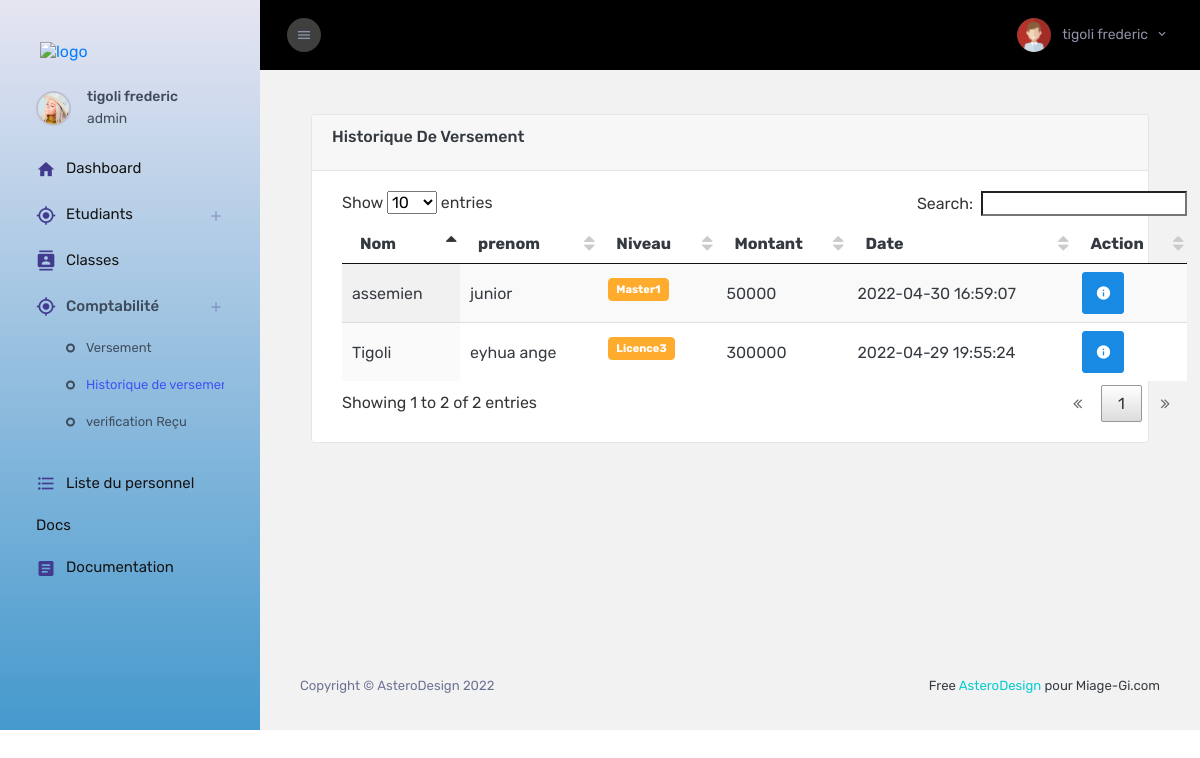
Page /pages/historiqueVers.php (signed in) on the committed database.
### tables this page shows
CREATE TABLE IF NOT EXISTS `user` (
  `id_user` int(11) NOT NULL AUTO_INCREMENT,
  `nom` varchar(255) NOT NULL,
  `prenom` varchar(255) NOT NULL,
  `id_role` int(11) NOT NULL,
  `login` varchar(255) NOT NULL,
  `password` varchar(255) NOT NULL,
  `id_sexe` int(11) NOT NULL,
  PRIMARY KEY (`id_user`),
  KEY `id_role` (`id_role`),
  KEY `id_sexe` (`id_sexe`)
);

CREATE TABLE IF NOT EXISTS `versement` (
  `id_vers` int(11) NOT NULL AUTO_INCREMENT,
  `id_etud` int(11) NOT NULL,
  `date` varchar(225) NOT NULL,
  `montant_vers` int(11) NOT NULL,
  `rest` int(11) NOT NULL,
  `num_vers` int(11) NOT NULL,
  PRIMARY KEY (`id_vers`),
  KEY `id_etud` (`id_etud`)
);

CREATE TABLE IF NOT EXISTS `etudiants` (
  `id_etud` int(11) NOT NULL AUTO_INCREMENT,
  `nom_etud` varchar(255) NOT NULL,
  `Prenom_etud` varchar(255) NOT NULL,
  `Dat_naiss` varchar(255) NOT NULL,
  `lieu_naiss` varchar(255) NOT NULL,
  `nationalite` varchar(255) NOT NULL,
  `id_niveau` int(11) NOT NULL,
  `id_sexe` int(11) NOT NULL,
  `photo` varchar(255) NOT NULL,
  `email` varchar(255) NOT NULL,
  `tel` varchar(11) NOT NULL,
  `tel_parent` varchar(11) NOT NULL,
  `anneescol` varchar(225) NOT NULL,
  PRIMARY KEY (`id_etud`),
  KEY `id_niveau` (`id_niveau`),
  KEY `id_sexe` (`id_sexe`)
);

CREATE TABLE IF NOT EXISTS `niveau` (
  `id_niveau` int(11) NOT NULL AUTO_INCREMENT,
  `libel_niveau` varchar(255) NOT NULL,
  PRIMARY KEY (`id_niveau`)
);

### pages/historiqueVers.php (the view, shortened to what this page needs)
<!DOCTYPE html>
<html lang="fr">
    <head>
        <?php
        include('../includes/config.php');
        include "head.php";
        if(strlen($_SESSION['id_user'])==0)
    {
        header('location:login.php');
    }else{
        $iduser = $_SESSION['id_user'];
        $query = mysqli_query($con,"SELECT * FROM user WHERE id_user='$iduser'");
        $rst = mysqli_fetch_array($query);
    }
        ?>
    </head>
    <body>
        <div class="container-scroller">
        <?php
            if($rst['id_role'] == 2){
            include "sidebarSec.php";
            }elseif($rst['id_role'] == 3){
            include "sidebarCompt.php";
            }else{
            include "sidebar.php";
            }
        ?>
            <div class="container-fluid page-body-wrapper">
            <?php include "header.php"?>
                <div class="main-panel">
                    <div class="content-wrapper pb-0">
                        <div class="col-12">
                            <div class="card">
                                <div class="card-header">
                                    <h4 class="card-title">Historique de versement</h4>
                                </div>
                                <div class="card-body">
                                    <div class="table-responsive">
                                        <table id="example" class="display" style="min-width: 845px">
                                            <thead>
                                                <tr>
                                                    <th>Nom</th>
                                                    <th>prenom</th>
                                                    <th>Niveau</th>
                                                    <th>Montant</th>
                                                    <th>Date</th>
                                                    <th>Action</th>
                                                </tr>
                                            </thead>
                                            <tbody>
                                            <?php
                                                $cpt = 0;
                                                $sql = mysqli_query($con,"SELECT * FROM versement");
                                                while($result = mysqli_fetch_array($sql)){
                                            ?>
                                                <tr>
                                                    <?php
                                                        $idetud = $result['id_etud'];
                                                        $sql2 = mysqli_query($con,"SELECT * FROM etudiants WHERE id_etud='$idetud'");
                                                        $result2 = mysqli_fetch_array($sql2);
                                                    ?>
                                                    <td><?=$result2['nom_etud'] ?></td>
                                                    <td><?=$result2['Prenom_etud'] ?></td>
                                                    <td>
                                                        <?php
                                                            $idNiv = $result2['id_niveau'];
                                                            $sql1 = mysqli_query($con, "SELECT * FROM niveau WHERE id_niveau ='$idNiv'");
                                                            $rst1 = mysqli_fetch_array($sql1);
                                                        ?>
                                                        <label class="badge badge-warning"><?=$rst1['libel_niveau'] ?></label>
                                                    </td>
                                                    <td><?=$result['montant_vers']?></td>
                                                    <td>
                                                        <?=$result['date']?>
                                                    </td>
                                                    <td>
                                                        <button type="button" class="btn btn-info btn-icon btn-icon-text"
                                                            data-bs-toggle="modal" data-bs-target=".bd-example-modal-sm<?=$cpt?>">
                                                            <i class="mdi mdi-information"></i>
                                                        </button>
                                                    </td>
                                                </tr>
                                            <?php
                                            $cpt++;
                                            } ?>
                                            </tbody>
                                        </table>
                                    </div>
                                </div>
                            </div>
                        </div>
                    </div>
                    <footer class="footer">
                        <div class="d-sm-flex justify-content-center justify-content-sm-between">
                            <span class="text-muted d-block text-center text-sm-left d-sm-inline-block">Copyright ©
                                AsteroDesign 2022</span>
                            <span class="float-none float-sm-right d-block mt-1 mt-sm-0 text-center"> Free <a
                                    href="http://asterodesign.ml/" target="_blank">AsteroDesign</a> pour Miage-Gi.com</span>
                        </div>
                    </footer>
                </div>
            </div>
        </div>
    </body>
</html>

### pages/sidebar.php (shortened to what this page needs)
<nav class="sidebar sidebar-offcanvas" id="sidebar">
      <div class="text-center sidebar-brand-wrapper d-flex align-items-center">
      <a class='sidebar-brand brand-logo' href='index.html'><img src='../assets/images/Miage_logo.png' alt='logo' /></a>
      </div>
      <ul class="nav">
        <li class="nav-item nav-profile">
          <a href="#" class="nav-link">
            <div class="nav-profile-image">
              <img src="../assets/images/faces/face1.jpg" alt="profile" />
            </div>
            <div class="nav-profile-text d-flex flex-column pr-3">
              <span class="font-weight-medium mb-2"><?=$rst['nom']?> <?=$rst['prenom']?></span>
              <span class="font-weight-normal"><?=$rst['login']?></span>
            </div>
          </a>
        </li>
        <li class="nav-item">
          <a class="nav-link" href="dashAdmin/index.php">
            <i class="mdi mdi-home menu-icon"></i>
            <span class="menu-title">Dashboard</span>
          </a>
        </li>
        <li class="nav-item">
          <a class="nav-link" data-toggle="collapse" href="#ui-basic" aria-expanded="false" aria-controls="ui-basic">
            <i class="mdi mdi-crosshairs-gps menu-icon"></i>
            <span class="menu-title">Etudiants</span>
            <i class="menu-arrow"></i>
          </a>
        </li>
        <li class="nav-item">
          <a class="nav-link" href="manage_classe.php">
            <i class="mdi mdi-contacts menu-icon"></i>
            <span class="menu-title">Classes</span>
          </a>
        </li>
        <li class="nav-item">
          <a class="nav-link" data-toggle="collapse" href="#ui-basic" aria-expanded="false" aria-controls="ui-basic">
            <i class="mdi mdi-crosshairs-gps menu-icon"></i>
            <span class="menu-title">Comptabilité</span>
            <i class="menu-arrow"></i>
          </a>
          <div class="collapse" id="ui-basic">
            <ul class="nav flex-column sub-menu">
              <li class="nav-item">
                <a class="nav-link" href="listeVersEtud.php">Versement</a>
              </li>
              <li class="nav-item">
                <a class="nav-link" href="historiqueVers.php">Historique de versement</a>
              </li>
              <li class="nav-item">
                <a class="nav-link" href="scan.php">verification Reçu</a>
              </li>
            </ul>
          </div>
        </li>
        <li class="nav-item">
          <a class="nav-link" href="List_persl.php">
            <i class="mdi mdi-format-list-bulleted menu-icon"></i>
            <span class="menu-title">Liste du personnel</span>
          </a>
        </li>
        <li class="nav-item">
          <span class="nav-link" href="#">
            <span class="menu-title">Docs</span>
          </span>
        </li>
        <li class="nav-item">
          <a class="nav-link" href="https://www.bootstrapdash.com/demo/breeze-free/documentation/documentation.php">
            <i class="mdi mdi-file-document-box menu-icon"></i>
            <span class="menu-title">Documentation</span>
          </a>
        </li>
      </ul>
    </nav>

### pages/header.php (shortened to what this page needs)
<nav class="navbar col-lg-12 col-12 p-lg-0 fixed-top d-flex flex-row">
  <div class="navbar-menu-wrapper d-flex align-items-stretch justify-content-between">
    <button class="navbar-toggler navbar-toggler align-self-center mr-2" type="button" data-toggle="minimize">
      <i class="mdi mdi-menu"></i>
    </button>
    <ul class="navbar-nav navbar-nav-right ml-lg-auto">
      <li class="nav-item nav-profile dropdown border-0">
        <a class="nav-link dropdown-toggle" id="profileDropdown" href="#" data-toggle="dropdown">
          <img class="nav-profile-img mr-2" alt="" src="../assets/images/faces-clipart/pic-1.png" />
          <span class="profile-name"><?=$rst['nom']?> <?=$rst['prenom']?></span>
        </a>
      </li>
    </ul>
  </div>
</nav>

### rows in the picture
user: nom "tigoli", prenom "frederic", login "admin"
versement: id_etud.nom_etud "Tigoli", id_etud.Prenom_etud "eyhua ange", niveau.libel_niveau "Licence3", montant_vers "300000", date "2022-04-29 19:55:24"
versement: id_etud.nom_etud "assemien", id_etud.Prenom_etud "junior", niveau.libel_niveau "Master1", montant_vers "50000", date "2022-04-30 16:59:07"
